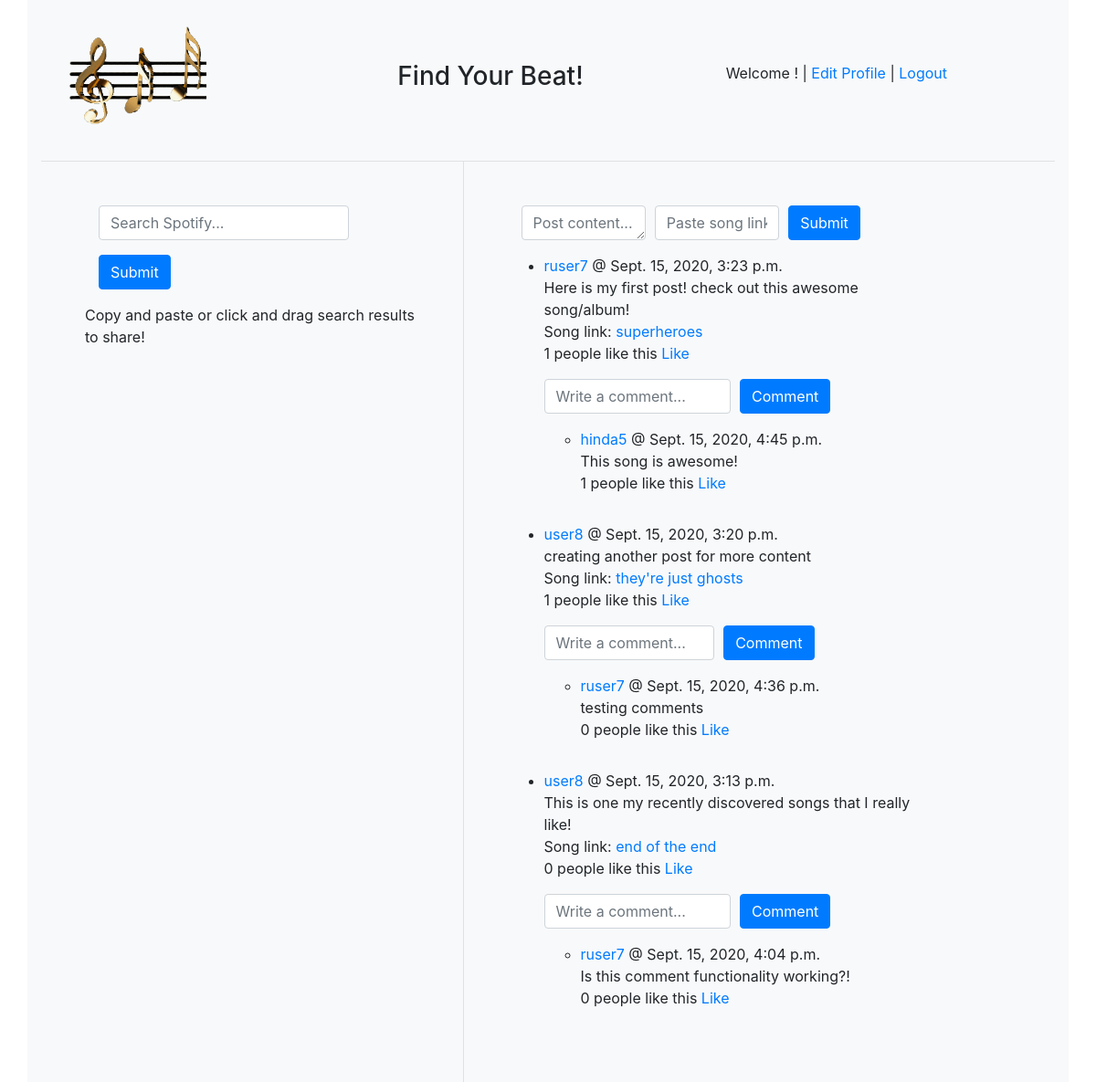
The app's page /home, older data.
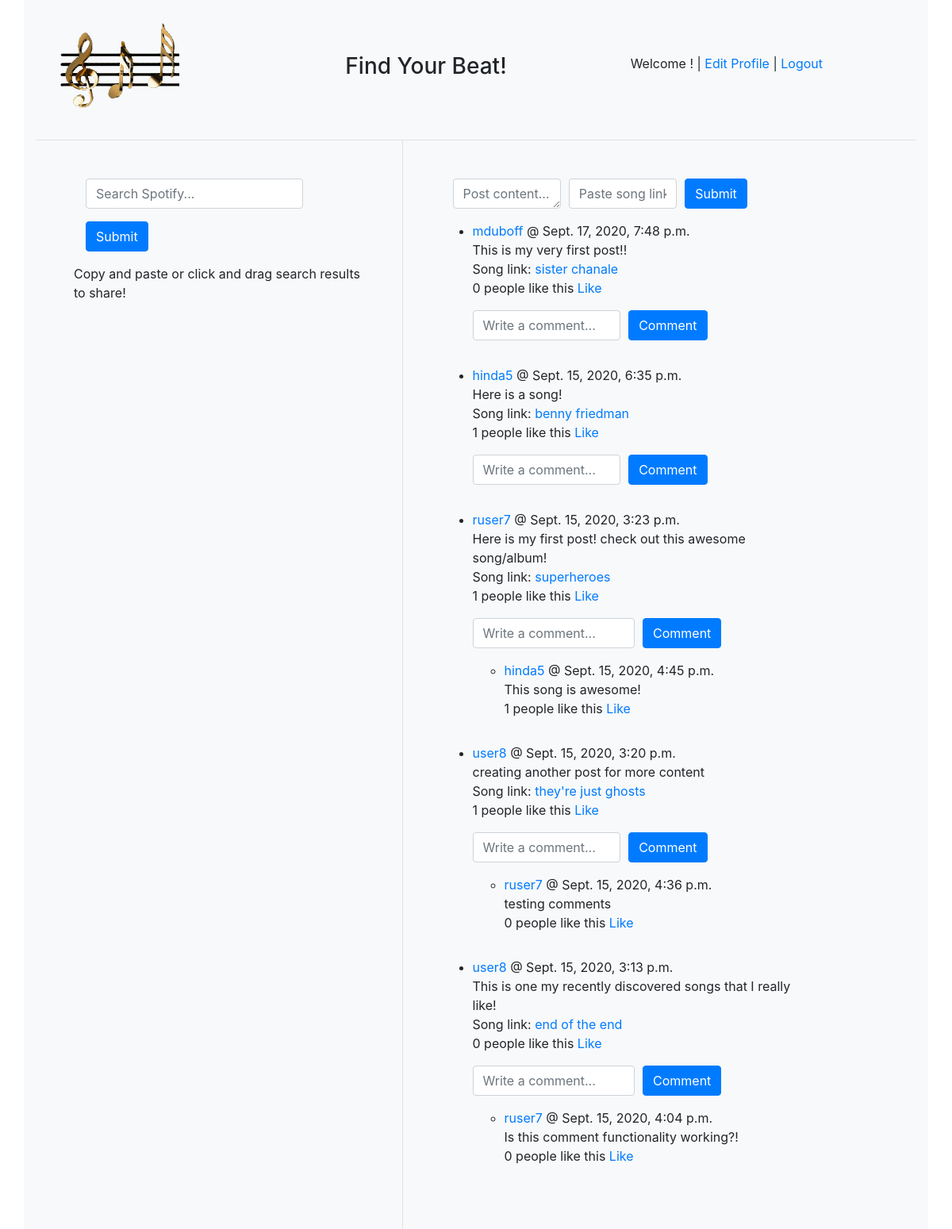
The same page, newer data.
### app_one/models.py (models this page shows)
class Posts(models.Model):
    poster = models.ForeignKey(User, related_name="posts", on_delete=models.CASCADE)
    content = models.TextField()
    likes = models.ManyToManyField(User, related_name="likes")
    song_link = models.CharField(max_length=255)
    song_name = models.CharField(max_length=255)
    created_at = models.DateTimeField(auto_now_add=True)
    updated_at = models.DateTimeField(auto_now=True)
    objects = PostManager()

class User(models.Model):
    first_name = models.CharField(max_length=255)
    last_name = models.CharField(max_length=255)
    username = models.CharField(max_length=45)
    email_address = models.CharField(max_length=45)
    password = models.CharField(max_length=16)
    confirm_pw = models.CharField(max_length=16)
    biography = models.TextField()
    birthday = models.DateField()
    created_at = models.DateTimeField(auto_now_add=True)
    updated_at = models.DateTimeField(auto_now=True)
    objects = UserManager()

class Comment(models.Model):
    content = models.CharField(max_length=255)
    post = models.ForeignKey(Posts, related_name="comment", on_delete=models.CASCADE)
    poster = models.ForeignKey(User, related_name="comment", on_delete=models.CASCADE)
    liked = models.ManyToManyField(User, related_name="liked")
    created_at = models.DateTimeField(auto_now_add=True)
    updated_at = models.DateTimeField(auto_now=True)
    objects = CommentManager()

### app_one/views.py (the view)
# urls.py: 2. Add a URL to urlpatterns:  path('', views.home, name='home')
def home(request):
    auth_manager = SpotifyClientCredentials()
    sp = spotipy.Spotify(auth_manager=auth_manager)
    context = {
        'user': User.objects.all(),
        'posts': Posts.objects.all(),
        'comment': Comment.objects.all(),
    }
    return render(request, 'music.html', context)

### app_one/templates/music.html (shortened to what the changed rows need)
<!DOCTYPE html>
<html lang="en">
<head>
    <link rel="stylesheet" href="https://stackpath.bootstrapcdn.com/bootstrap/4.5.2/css/bootstrap.min.css"
>
</head>
<body>
    <div class="container bg-light">
        <div class="container bg-light border-top">
            <div class="row">
                <div class="col-6 p-5">
                    <div class="container">
                        <div class="row">
                            {% for post in posts reversed %}
                                <ul>
                                    <li><a href='view_user/{{post.poster.id}}'>{{post.poster.username}}</a> @ {{post.created_at}} <br> {{post.content}} <br> Song link: <a href='{{post.song_link}}'>{{post.song_name}}</a> </li>
                                    {% if request.session.user_id != post.poster.id %}
                                        <form action="/comment/{{post.id}}" method="POST">
                                        <p>{{post.likes.count}} people like this <a href="/like/{{post.id}}">Like</a></p>
                                            <div class="form-row">
                                                <div class="form-group col">
                                                    <input type="text" class="form-control" name="comment" placeholder="Write a comment...">
                                                </div>
                                                <div class="form-group col">
                                                    <button type="submit" class="btn btn-primary">Comment</button>
                                                </div>
                                            </div>
                                        </form>
                                    {% endif %}
                                    {% for comment in post.comment.all %}
                                    <ul>
                                        <li><a href="view_user/{{comment.poster.id}}">{{comment.poster.username}}</a> @ {{comment.created_at}} <br> {{comment.content}}</li>
                                        <p>{{comment.liked.count}} people like this <a href="/like_comment/{{comment.id}}">Like</a></p>
                                    </ul>
                                    {% endfor %}
                                </ul>
                            {% endfor %}
                        </div>
                    </div>
                </div>
            </div>
        </div>
    </div>
</body>
</html>

Row changes from the older to the newer data that the page shows:
added Posts: poster.username "mduboff", created_at "Sept. 17, 2020, 7:48 p.m.", content "This is my very first post!!", song_name "sister chanale", likes.count "0"
added Posts: poster.username "hinda5", created_at "Sept. 15, 2020, 6:35 p.m.", content "Here is a song!", song_name "benny friedman", likes.count "1"
